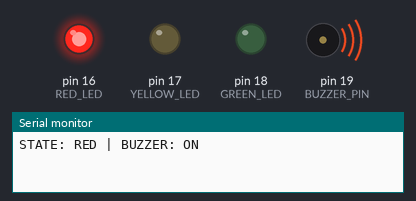
A sketch run on a simulated Arduino Uno, built with avr-gcc and run on an emulated ATmega328P. Shown: output pins drawn as LEDs (lit = HIGH), buzzer (waves = sounding, pin HIGH), the last lines printed to the serial monitor.

Above: at 2.5 s.
At 9.5 s:
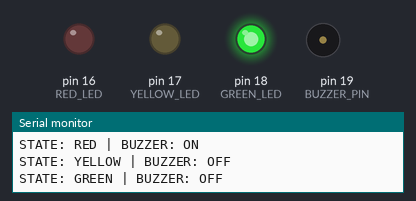
At 13.0 s:
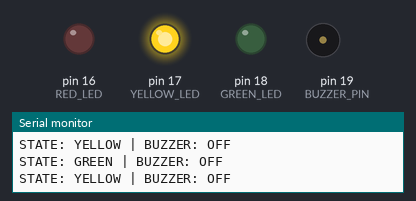
Timing chart, 0 to 18.2 s (numbered marks = the images above):
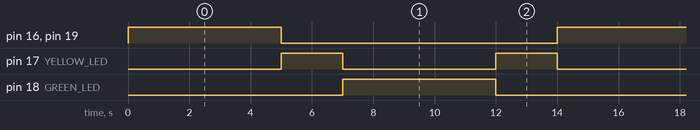

The sketch:

traffic_light.ino
```cpp
#define RED_LED     16
#define YELLOW_LED  17
#define GREEN_LED   18
#define BUZZER_PIN  19

// Timing (milliseconds)
#define RED_TIME     5000
#define YELLOW_TIME  2000
#define GREEN_TIME   5000

enum State {
  RED,
  YELLOW1,
  GREEN,
  YELLOW2
};

State currentState = RED;
unsigned long lastTime = 0;

void allOff() {
  digitalWrite(RED_LED, LOW);
  digitalWrite(YELLOW_LED, LOW);
  digitalWrite(GREEN_LED, LOW);
  digitalWrite(BUZZER_PIN, LOW);
}

void setup() {
  Serial.begin(115200);

  pinMode(RED_LED, OUTPUT);
  pinMode(YELLOW_LED, OUTPUT);
  pinMode(GREEN_LED, OUTPUT);
  pinMode(BUZZER_PIN, OUTPUT);

  allOff();

  // Initial state
  digitalWrite(RED_LED, HIGH);
  digitalWrite(BUZZER_PIN, HIGH);

  Serial.println("STATE: RED | BUZZER: ON");

  lastTime = millis();
}

void loop() {
  unsigned long now = millis();

  switch (currentState) {

    case RED:
      if (now - lastTime >= RED_TIME) {
        allOff();
        digitalWrite(YELLOW_LED, HIGH);
        Serial.println("STATE: YELLOW | BUZZER: OFF");
        currentState = YELLOW1;
        lastTime = now;
      }
      break;

    case YELLOW1:
      if (now - lastTime >= YELLOW_TIME) {
        allOff();
        digitalWrite(GREEN_LED, HIGH);
        Serial.println("STATE: GREEN | BUZZER: OFF");
        currentState = GREEN;
        lastTime = now;
      }
      break;

    case GREEN:
      if (now - lastTime >= GREEN_TIME) {
        allOff();
        digitalWrite(YELLOW_LED, HIGH);
        Serial.println("STATE: YELLOW | BUZZER: OFF");
        currentState = YELLOW2;
        lastTime = now;
      }
      break;

    case YELLOW2:
      if (now - lastTime >= YELLOW_TIME) {
        allOff();
        digitalWrite(RED_LED, HIGH);
        digitalWrite(BUZZER_PIN, HIGH);
        Serial.println("STATE: RED | BUZZER: ON");
        currentState = RED;
        lastTime = now;
      }
      break;
  }
}
```

Measured:
- by itself, pin 16 (RED_LED), pin 18 (GREEN_LED), pin 19 (BUZZER_PIN): alternates HIGH for 5.0 s and LOW for 9.0 s
- by itself, pin 17 (YELLOW_LED): alternates HIGH for 2.0 s and LOW for 5.0 s
- by itself, everything shown: repeats every 14.0 s, in 4 steps
